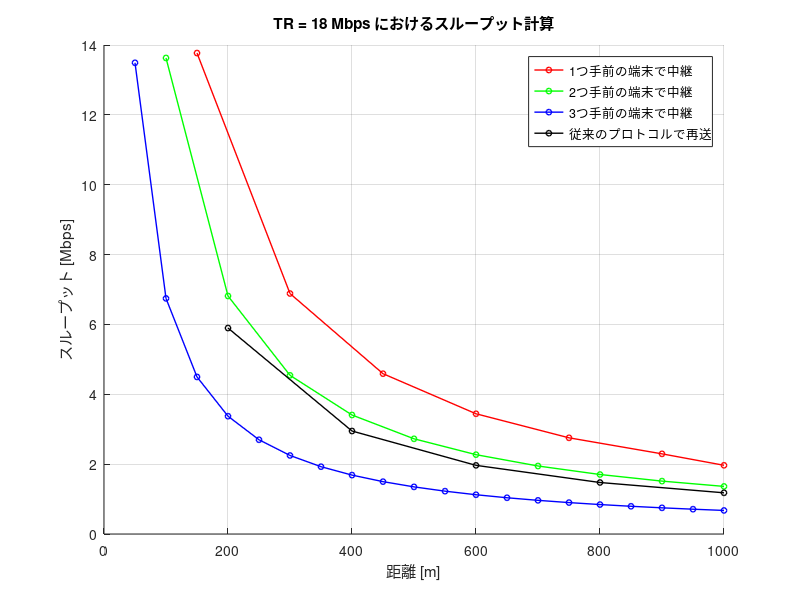

The MATLAB script that drew this image:
%従来のプロトコル(18Mbps→12Mbps)で再送したときと中継し伝送したときのスループットの比較
clear;
Rmin = [-82, -81, -79, -77, -74, -70, -66, -65]; % 最小受信感度 [dBm]
TR = [6, 9, 12, 18, 24, 36, 48, 54]; % 伝送レート [Mbps]
databit = [24, 36, 48, 72, 96, 144, 192, 216]; % OFDMシンボルごとのデータビット[bit]

Tp = 10; % 送信電力 [dBm]
f = 2.4 * 10^9; % 周波数 [Hz]
c = 3 * 10^8; % 光速 [m/s]

PLCP_pre = 16; % PLCPプリアンブル[μs]
PLCPhead_sig = 1; % PLCPヘッダ（シグナル）[μs]
PLCPhead_ser = 16; % PLCPヘッダ（サービス）[μs]
ACK = 80; % 802.11ACKフレーム[bit]
MAC = 192; % 802.11MACヘッダ[bit]
LLC = 64; % LLCヘッダ[bit]
packet = 12000; % IPパケット長[bit]
FCS = 32; % FCS[bit]
tail = 6; % テイルビット[bit]
SIFS = 10; % [μs]
DIFS = 34; % [μs]
backoff = 101.5; % 平均バックオフ制御時間 [μs]
slottime = 9; % ショートスロットタイム[μs]

max_distance = 1000; % 最大距離 [m]
N_max = 20; % 最大端末数

ACK_t=zeros(size(Rmin));%ACKフレーム[μs]
data_t=zeros(size(Rmin));%データフレーム[μs]
d_max=zeros(size(Rmin));%各伝送レートでの最大送信距離(50mごと)[m]
N_skip=zeros(size(Rmin));%各伝送レートでのスルー出来る最大の端末数

for i = 1:length(Rmin)
    Rmin_current = Rmin(i);
    TR_current = TR(i);
    databit_current = databit(i);
    
    % 最大伝送距離の計算
    Lfs = Tp - Rmin_current; % 距離減衰 [dB]
    d_max(i) = floor(((10^(Lfs / 20)) * c) / (4 * pi * f) / 50) * 50; % 最大伝送距離 [m]
    N_skip(i) = d_max(i) / 50;
    % フレームの計算
    ACK_t(i) = PLCP_pre + (PLCPhead_sig + ceil((PLCPhead_ser + ACK + FCS + tail) / databit_current)) * 4;
    data_t (i)= PLCP_pre + (PLCPhead_sig + ceil((PLCPhead_ser + MAC + LLC + packet + FCS + tail) / databit_current)) * 4;
end

% 条件1: スループット計算 (条件ごとのスループット)
conditions = [1, 2, 3]; % 各条件での変更量
colors = ['r', 'g', 'b'];

figure;
hold on;
for cond_idx = 1:length(conditions)
    
    N = 0;
    
    total_tt = 0;
    j = 1;

    while N <= N_max
        N = N + N_skip(4);
        total_tt = total_tt + (ACK_t(4) + data_t (4)+ SIFS + backoff); % トータル時間
        N = N - conditions(cond_idx); % 条件ごとの端末減少
        total_tt = total_tt +(conditions(cond_idx)-1) * slottime +  ACK_t(4); % 通信成功

        if N >= N_max
            throughput_cond(j) = packet / total_tt; % スループット [Mbps]
            N_succsess_cond(j) = N_max * 50; % 距離[m]を記録
            break;
        end

        throughput_cond(j) = packet / total_tt; % スループット [Mbps]
        N_succsess_cond(j) = N * 50; % 距離[m]を記録
        j = j + 1;
    end

    % プロット
    plot(N_succsess_cond, throughput_cond, '-o', 'Color', colors(cond_idx), 'LineWidth', 1, 'MarkerSize', 4, 'DisplayName', sprintf('%dつ手前の端末で中継', cond_idx));
end

% 条件2: スループット計算 (固定距離リスト)
if mod(max_distance, d_max(4)) == 0
    distances = d_max(4):d_max(4):max_distance; 
else
    distances = [d_max(4):d_max(4):max_distance max_distance];
end

throughput_fixed = zeros(size(distances));
for j = 1:length(distances)
    D = distances(j);
    total_tt = (ACK_t(4) + data_t(4) + SIFS + backoff) * (D / d_max(4)) +(ACK_t(3) + data_t(3) + SIFS + backoff) * (D / d_max(4)) ; %最初18Mbpsで送信し再送は12Mbps
    throughput_fixed(j) = packet / total_tt; % スループット [Mbps]
end

% プロット (固定距離リスト)
plot(distances, throughput_fixed, '-o', 'Color', 'k', 'LineWidth', 1, 'MarkerSize', 4, 'DisplayName', '従来のプロトコルで再送');

xlabel('距離 [m]');
ylabel('スループット [Mbps]');
title('TR = 18 Mbps におけるスループット計算');
legend('show');
grid on;
hold off;
